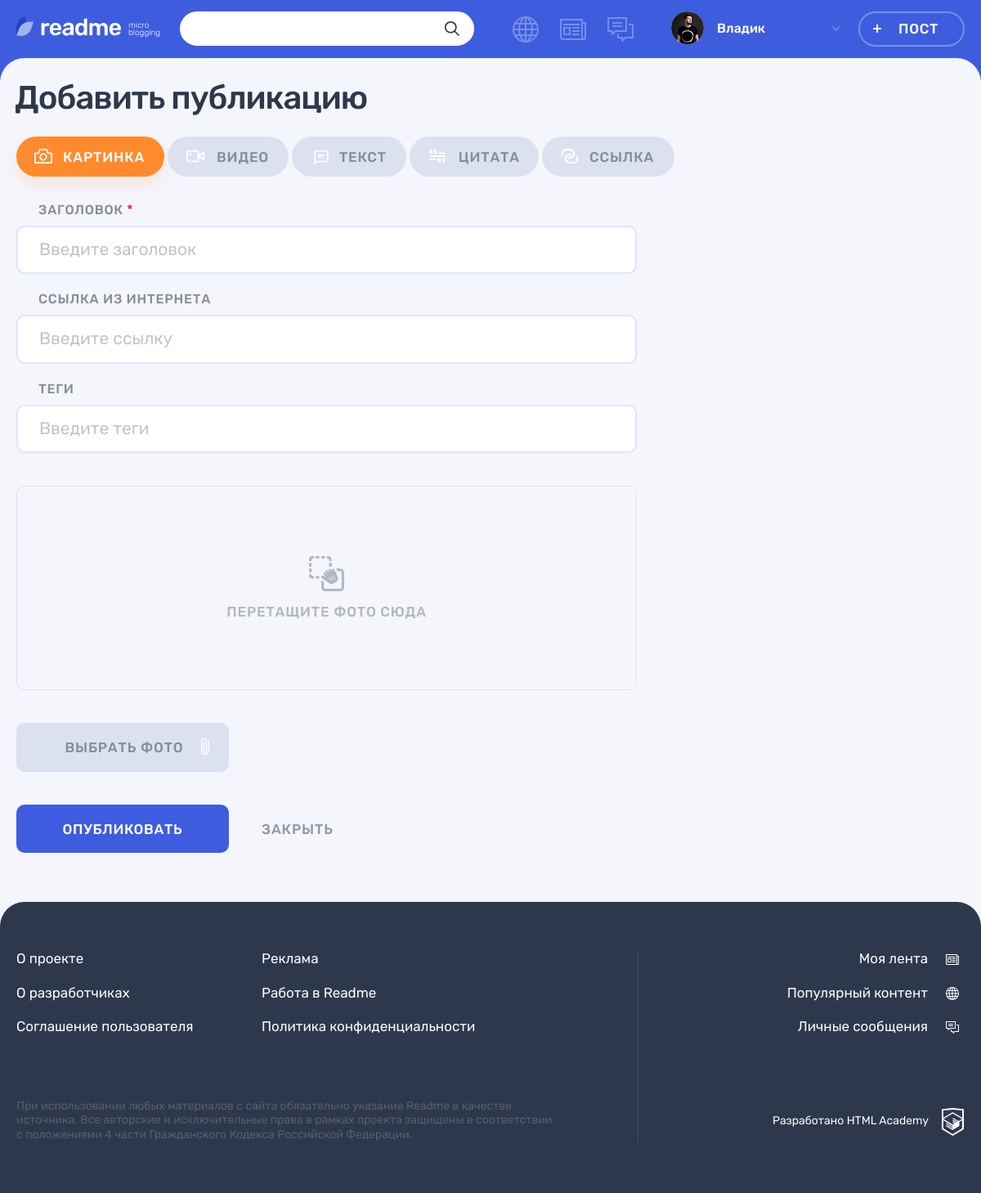
/add.php (signed in), run on the app's committed database.
### tables this page shows
CREATE TABLE content_type (
id INT UNSIGNED AUTO_INCREMENT PRIMARY KEY,
type_name VARCHAR(128) NOT NULL,
icon_type VARCHAR(128) NOT NULL
);

### functions.php (called while the page is built, shortened)
<?php
function include_template($name, $data)
{
    $name = 'templates/'.$name;
    extract($data);
    require $name;
    $result = ob_get_clean();
    return $result;
}
function anti_xss($user_content)
{
    return htmlspecialchars($user_content, ENT_QUOTES);
}
function getPostValue($name)
{
    $result = $_POST[$name] ?? "";
    return anti_xss($result);
}
function get_russian_form_name($text)
{
    switch ($text) {
        case 'photo':
            $russian_form_name = 'изображения';
            break;
    }
    return $russian_form_name;
}

### db_requests.php (called while the page is built, shortened)
<?php
function get_data($link, $sql)
{
    $result = mysqli_query($link, $sql);
    $result = mysqli_fetch_all($result, MYSQLI_ASSOC);
    return $result;
}
function posts_categories($link)
{
    $sql = 'SELECT * FROM content_type';
    return get_data($link, $sql);
}

### templates/add-post.php (the view, shortened to what this page needs)
<div class="page__main-section">
    <div class="container">
        <h1 class="page__title page__title--adding-post">Добавить публикацию</h1>
    </div>
    <div class="adding-post container">
        <div class="adding-post__tabs-wrapper tabs">
            <div class="adding-post__tabs filters">
                <ul class="adding-post__tabs-list filters__list tabs__list">
                    <?php foreach ($types as $type): ?>
                        <li class="adding-post__tabs-item filters__item">
                            <a class="adding-post__tabs-link filters__button filters__button--<?= ($type['icon_type']) ?> <?= ($page_parameters['form-type'] === $type['icon_type']) ? 'filters__button--active' : "" ?>"
                               href="add.php?type=<?= ($type['icon_type']) ?>">
                                <svg class="filters__icon" width="22" height="18">
                                    <use xlink:href="#icon-filter-<?= $type['icon_type'] ?>"></use>
                                </svg>
                                <span><?= $type['type_name'] ?></span>
                            </a>
                        </li>
                    <?php endforeach ?>
                </ul>
            </div>
            <div class="adding-post__tab-content">
                <section class="adding-post__<?= anti_xss($page_parameters['form-type']) ?>">
                    <form class="adding-post__form form" action="add.php"
                          method="post" <?= ($page_parameters['form-type'] === 'photo') ? 'enctype="multipart/form-data"' : "" ?>>
                        <div class="form__text-inputs-wrapper">
                            <div class="form__text-inputs">
                                <div class="adding-post__input-wrapper form__input-wrapper">
                                    <label class="adding-post__label form__label" for="heading">Заголовок <span
                                            class="form__input-required">*</span></label>
                                    <div
                                        class="form__input-section <?= (!empty($errors['heading'])) ? "form__input-section--error" : "" ?>">
                                        <input class="adding-post__input form__input" id="heading" type="text"
                                               name="heading" placeholder="Введите заголовок"
                                               value="<?= getPostValue('heading') ?>">
                                    </div>
                                </div>
                                <?= $content ?>
                                <div class="adding-post__input-wrapper form__input-wrapper">
                                    <label class="adding-post__label form__label" for="tags">Теги</label>
                                    <div
                                        class="form__input-section <?= (!empty($errors['tags'])) ? "form__input-section--error" : "" ?>">
                                        <input class="adding-post__input form__input" id="tags" type="text" name="tags"
                                               placeholder="Введите теги" value="<?= getPostValue('tags') ?>">
                                    </div>
                                </div>
                            </div>
                        </div>
                        <?= ($page_parameters['form-type'] === 'photo') ? include_template('add-post/add-photo-drag-n-drop.php',
                            []) : "" ?>
                        <div class="adding-post__buttons">
                            <button class="adding-post__submit button button--main" type="submit">Опубликовать</button>
                            <a class="adding-post__close" href="#">Закрыть</a>
                        </div>
                    </form>
                </section>
            </div>

### data on the page
content_type: type_name "КАРТИНКА"
content_type: type_name "ВИДЕО"
content_type: type_name "ТЕКСТ"
content_type: type_name "ЦИТАТА"
content_type: type_name "ССЫЛКА"

### other printed values
anti_xss($user_data['login']) "Владик"
